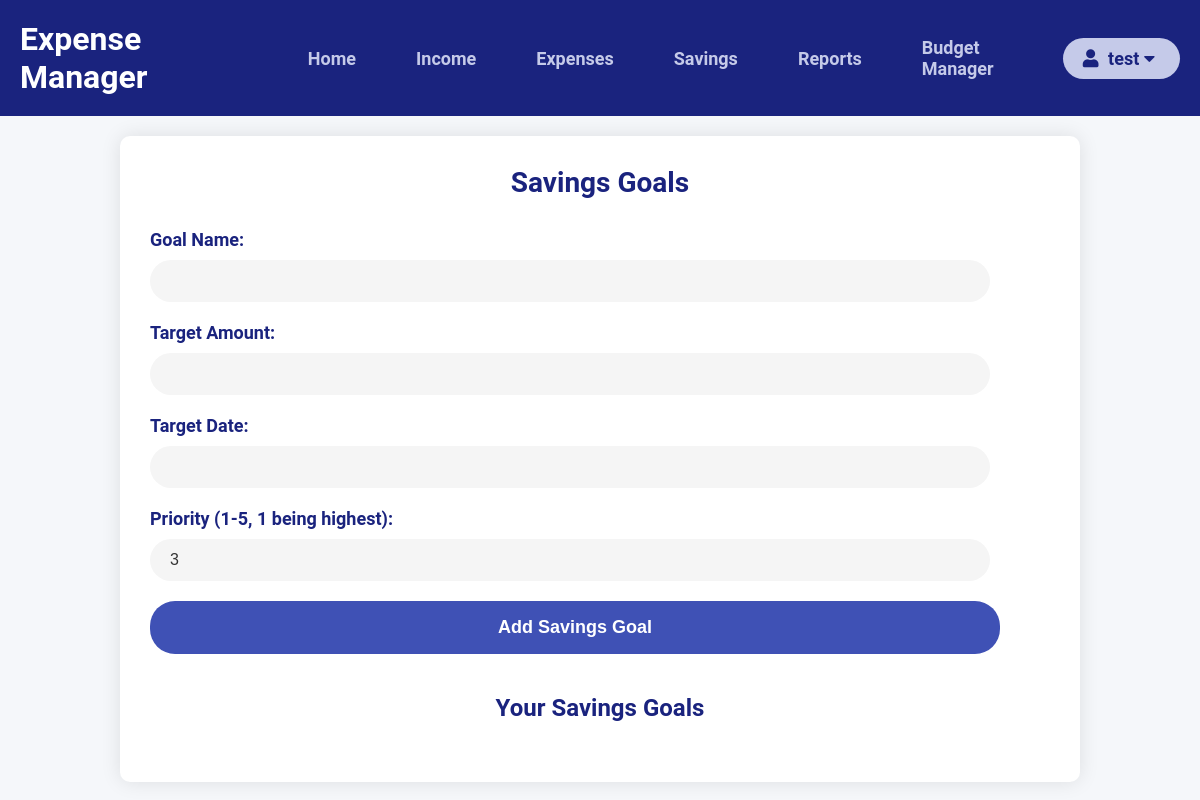
/savings_goals (signed in), run on an earlier commit of the app's database.
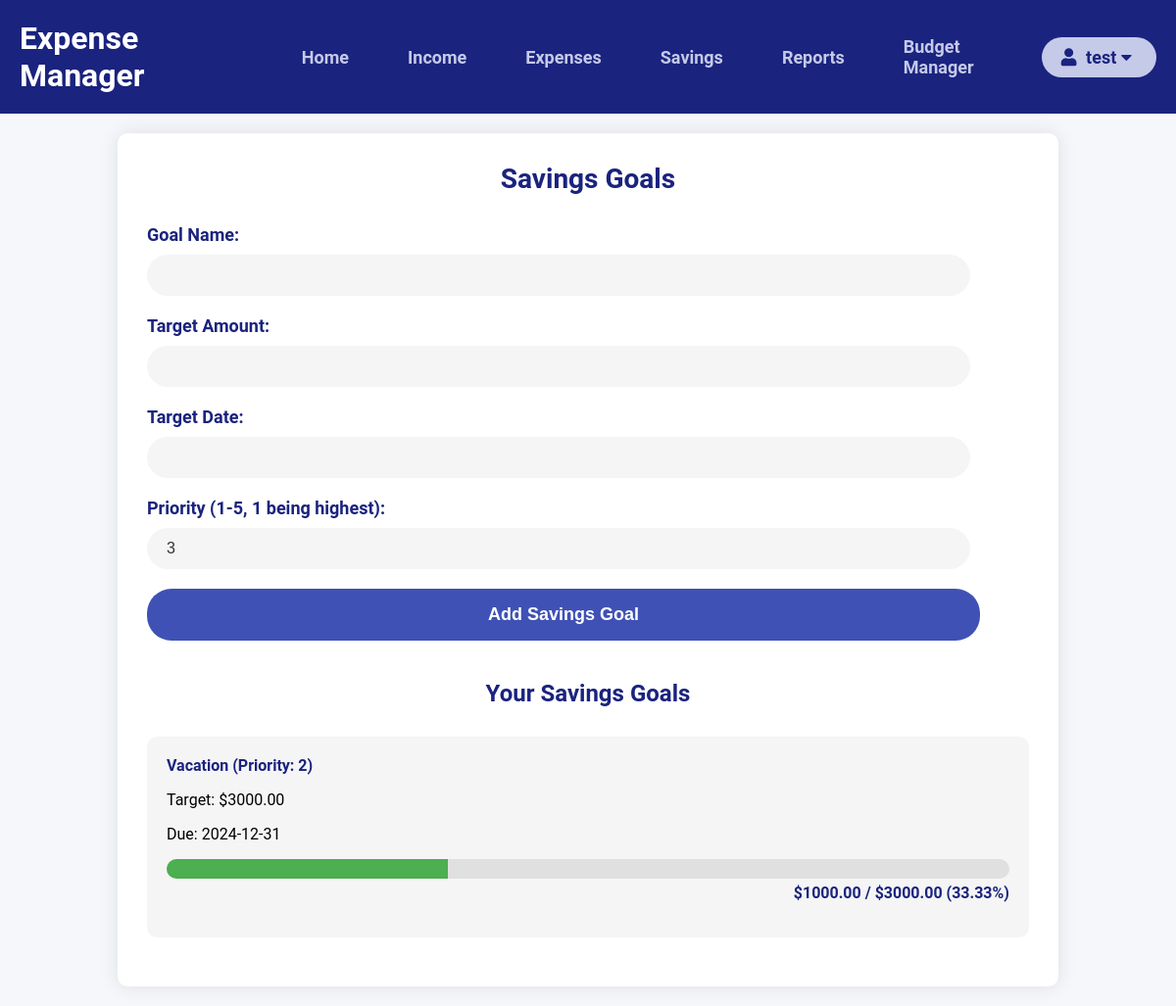
And on a later commit of the database.
### tables this page shows
CREATE TABLE savings_goals (
                        id INTEGER PRIMARY KEY AUTOINCREMENT,
                        user_id INTEGER,
                        name TEXT,
                        target_amount DECIMAL(10, 2),
                        current_amount DECIMAL(10, 2),
                        target_date DATE,
                        priority INTEGER,
                        FOREIGN KEY (user_id) REFERENCES users (id)
                    );

### main.py (the view)
@app.route('/savings_goals', methods=['GET'])
@login_required
def savings_goals():
    load_savings_goals()  # Reload goals from DB
    goals = savings_goal_pq.get_all_goals()
    goals_data = []
    for goal in goals:
        progress = (goal.current_amount / goal.target_amount) * 100 if goal.target_amount > 0 else 0
        goals_data.append({
            'id': goal.id,
            'name': goal.name,
            'target_amount': goal.target_amount,
            'current_amount': goal.current_amount,
            'target_date': goal.target_date.strftime('%Y-%m-%d'),
            'priority': goal.priority,
            'progress': round(progress, 2)
        })
    return render_template('savings_goals.html', savings_goals=goals_data)

### main.py (called while the page is built)
@login_manager.user_loader
def load_user(user_id):
    db = get_db(app)
    user = db.execute('SELECT * FROM users WHERE id = ?', (user_id,)).fetchone()
    if user:
        user_obj = User(user['id'], user['fullname'], user['username'], user['email'])
        return user_obj
    return None

@app.teardown_appcontext
def close_connection(exception):
    db = getattr(g, '_database', None)
    if db is not None:
        db.close()

def load_savings_goals():
    global savings_goal_pq
    savings_goal_pq.clear()  # Clear existing goals in the queue
    db = get_db(app)
    goals = db.execute('SELECT * FROM savings_goals WHERE user_id = ?', (current_user.id,)).fetchall()
    for goal in goals:
        new_goal = SavingsGoal(
            goal['id'],
            goal['name'],
            goal['target_amount'],
            goal['current_amount'],
            goal['target_date'],
            goal['priority']
        )
        savings_goal_pq.add_goal(new_goal)

@app.teardown_appcontext
def backup_on_exit(exception):
    backup_database()

### src/models.py (called while the page is built)
    def add_goal(self, goal):
        heapq.heappush(self.queue, goal)

    def get_all_goals(self):
        return sorted(self.queue)

### templates/savings_goals.html (shortened to what this page needs)
<!DOCTYPE html>
<html lang="en">
<head>
    <link rel="stylesheet" href="https://cdnjs.cloudflare.com/ajax/libs/font-awesome/5.15.3/css/all.min.css">
    <link rel="stylesheet" href="https://cdnjs.cloudflare.com/ajax/libs/flatpickr/4.6.9/flatpickr.min.css">
    <link rel="stylesheet" type="text/css" href="../static/header.css">
    <link rel="stylesheet" type="text/css" href="../static/savings_goals.css">
</head>
<body>
    {% include "header.html" %}
    <main>
        <div class="container">
            <h2>Savings Goals</h2>
            <form id="savings-goal-form" action="{{ url_for('add_savings_goal') }}" method="POST">
                <div class="form-group">
                    <label for="goal_name">Goal Name:</label>
                    <input type="text" id="goal_name" name="goal_name" required>
                </div>
                <div class="form-group">
                    <label for="target_amount">Target Amount:</label>
                    <input type="number" id="target_amount" name="target_amount" step="0.01" min="0.01" required>
                </div>
                <div class="form-group">
                    <label for="target_date">Target Date:</label>
                    <input type="text" id="target_date" name="target_date" required>
                </div>
                <div class="form-group">
                    <label for="priority">Priority (1-5, 1 being highest):</label>
                    <input type="number" id="priority" name="priority" min="1" max="5" value="3" required>
                </div>
                <button type="submit">Add Savings Goal</button>
            </form>
            <h3>Your Savings Goals</h3>
            <div id="savings-goals-list">
                {% for goal in savings_goals %}
                <div class="savings-goal-item">
                    <h4>{{ goal.name }} (Priority: {{ goal.priority }})</h4>
                    <p>Target: ${{ "%.2f"|format(goal.target_amount) }}</p>
                    <p>Due: {{ goal.target_date }}</p>
                    <div class="progress-bar">
                        <div class="progress" style="width: {{ goal.progress }}%;"></div>
                    </div>
                    <p class="progress-text">
                        ${{ "%.2f"|format(goal.current_amount) }} / ${{ "%.2f"|format(goal.target_amount) }}
                        ({{ "%.2f"|format(goal.progress) }}%)
                    </p>
                </div>
                {% endfor %}
            </div>
        </div>
    </main>
</body>
</html>

What changed in the data, as far as the page shows it:
added savings_goals: name "Vacation", priority "2", target_amount "3000.00", target_date "2024-12-31", current_amount "1000.00", progress "33.33"
